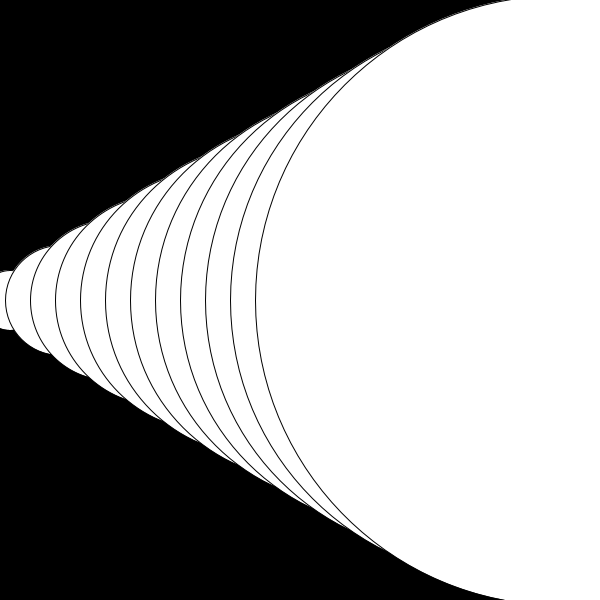
Frame 1 (no input)
Frame 60 (the mouse pressed at the canvas centre just before this capture): identical to frame 1, image omitted
Frame 120 (the mouse held since frame 60 and released just before this capture): identical to frame 1, image omitted

The Processing sketch that drew this single still picture (run headless with seeded random() and noise(); from frame 60 on, the mouse is pressed at the canvas centre):

// Processing sketch: sketch_12
// ── sketch_12.pde
    int size = 10; 

void setup(){
  size(600, 600); 
      size +=50; 

}

void draw(){
  background(0); 
  
  for(int i = 0; i< width; i+=50){
    ellipse(i+10, height/2, size+i, size+i); 
  }
}
